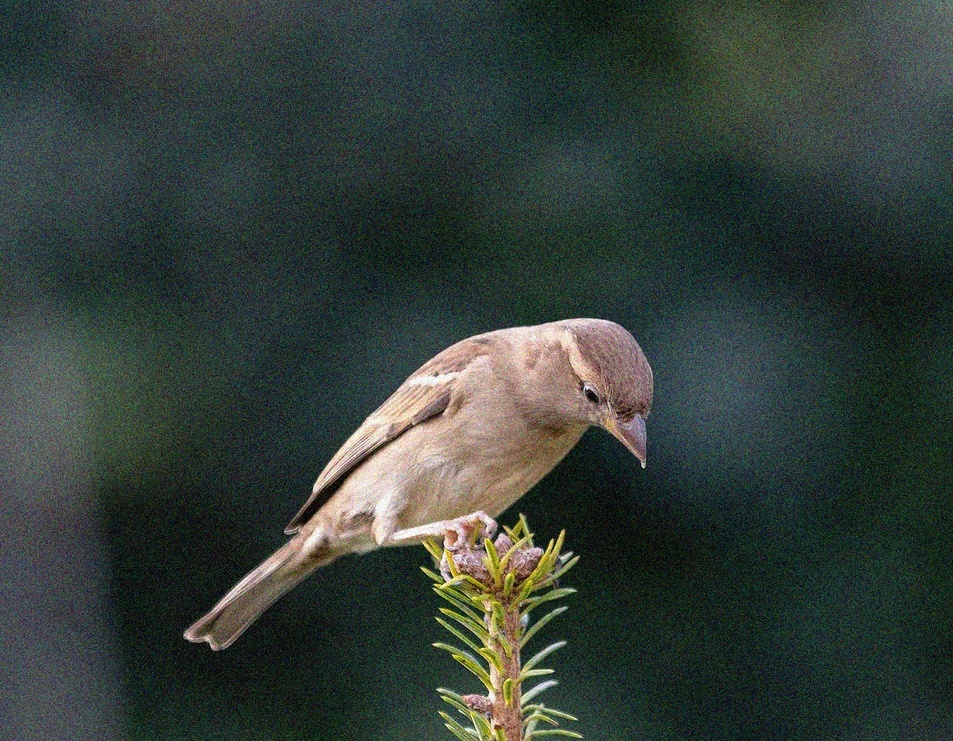
#> input picture gauss/bird_noisy.jpg, 953 x 741 px, shrunk from 1280 x 995 before the run
$ python colorlocal.py
#> lines starting #> are read from the running program, lines starting #| are printed output that depends on the picture
import cv2
import numpy as np
import matplotlib.pyplot as plt

def local_mean_filter(image, kernel_size=3):
    """
    对图像应用局部均值滤波
    :param image: 输入图像，可以是灰度或彩色图像
    :param kernel_size: 滤波器窗口的大小
    :return: 去噪后的图像
    """
    # 创建一个与输入图像相同大小的空白图像
    denoised_image = np.zeros_like(image)

    # 计算边界
    pad_size = kernel_size // 2
    padded_image = cv2.copyMakeBorder(image, pad_size, pad_size, pad_size, pad_size, cv2.BORDER_REFLECT)

    # 迭代处理每个像素
    for i in range(pad_size, padded_image.shape[0] - pad_size):
        for j in range(pad_size, padded_image.shape[1] - pad_size):
            # 提取邻域
            kernel = padded_image[i - pad_size:i + pad_size + 1, j - pad_size:j + pad_size + 1]
            # 计算均值
            denoised_image[i - pad_size, j - pad_size] = np.mean(kernel, axis=(0, 1))

    return denoised_image.astype(np.uint8)

# 读取彩色图像
image = cv2.imread('bird_noisy.jpg')  # 读取彩色图像
#> image is the input picture: shape (741, 953, 3); mean B, G, R 56.8, 62.2, 51.9

if image is None:
    print("Error: Could not read the image.")
    exit()

# 应用局部均值滤波去噪
denoised_image = local_mean_filter(image, kernel_size=3)

# 显示原始图像和去噪后的图像
plt.figure(figsize=(10, 5))
plt.subplot(1, 2, 1)
plt.title('Noisy Image')
plt.imshow(cv2.cvtColor(image, cv2.COLOR_BGR2RGB))  # 转换为RGB格式进行显示
plt.axis('off')

plt.subplot(1, 2, 2)
plt.title('Denoised Image (Local Mean)')
plt.imshow(cv2.cvtColor(denoised_image, cv2.COLOR_BGR2RGB))  # 转换为RGB格式进行显示
plt.axis('off')

plt.show()
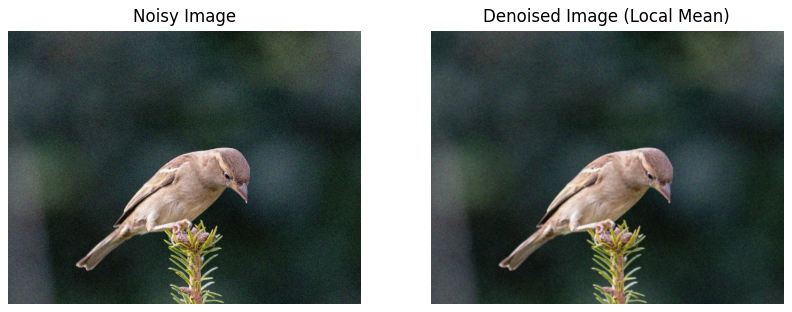
#> figure drawn by matplotlib, 2 panels

# 保存去噪后的图像
cv2.imwrite('bird_local_mean.jpg', denoised_image)
print("Denoised image saved as 'bird_local_mean.jpg'")
